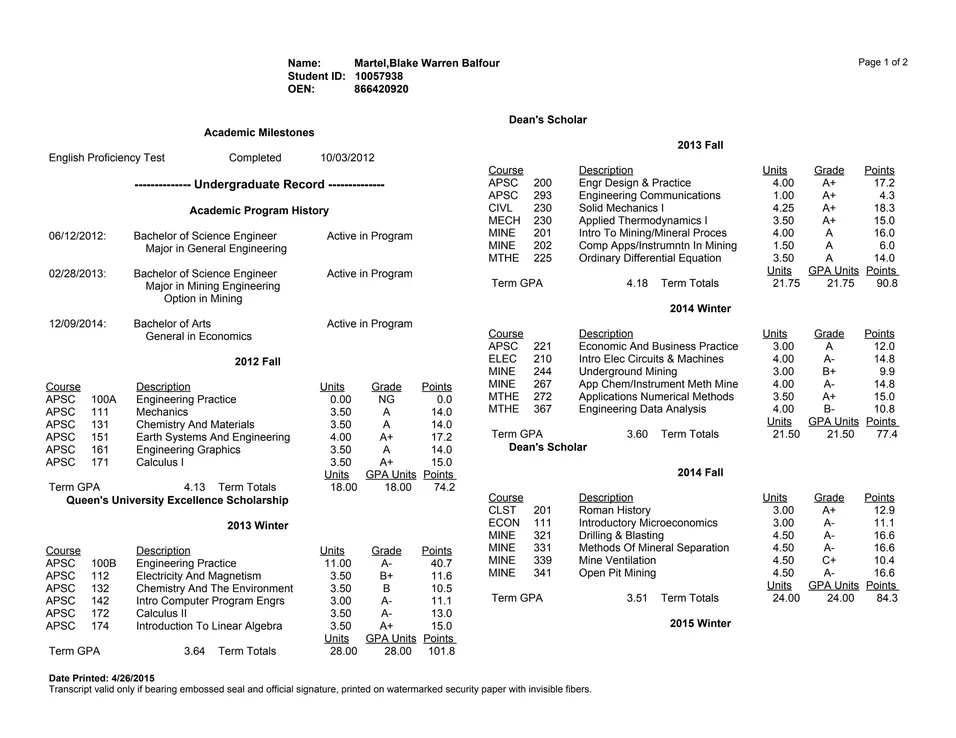
#> input picture Dashboard/Transcript_Processor/assets/2015-queens-university-transcript-1-2048.webp, 956 x 738 px, shrunk from 2048 x 1582 before the run, found by its file name
$ python preprocess_image.py
#> lines starting #> are read from the running program, lines starting #| are printed output that depends on the picture; after the words box and inside, x2 and y2 are one past the last pixel; in counts of white or black regions, pixels touching at a corner belong together
import cv2
import numpy as np

class PreprocessImg():
    def __init__(self, img_path):
        image = cv2.imread(img_path)
#> image is the input picture: shape (738, 956, 3); mean B, G, R 242.1, 242.1, 242.1

        # deskewed_image = self.deskew(image)
        gray = self.get_grayscale(image)
        thresh = self.thresholding(gray)
        cv2.imshow('thresh',thresh)
        cv2.waitKey(0)
        opening = self.opening(gray)
        cv2.imshow('opening',opening)
        cv2.waitKey(0)
        canny = self.canny(gray)
        cv2.imshow('canny',canny)
        cv2.waitKey(0)
        # and finally destroy/close all open windows
        cv2.destroyAllWindows()

    # get grayscale image
    def get_grayscale(self,image):
        return cv2.cvtColor(image, cv2.COLOR_BGR2GRAY)

    # noise removal
    def remove_noise(self,image):
        return cv2.medianBlur(image,5)

    #thresholding
    def thresholding(self,image):
        return cv2.threshold(image, 0, 255, cv2.THRESH_BINARY + cv2.THRESH_OTSU)[1]
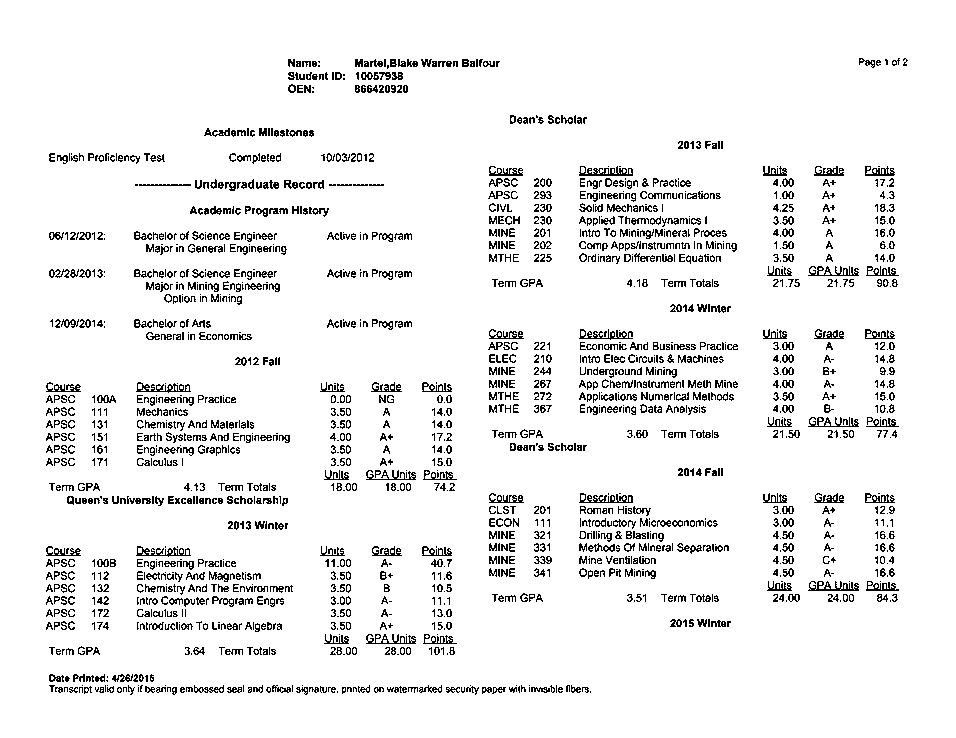
#> returned value: shape (738, 956); 93.3% white; black in thin lines or dots, all inside (x1, y1, x2, y2) = (46, 58, 908, 695)

    #dilation
    def dilate(self,image):
        kernel = np.ones((5,5),np.uint8)
        return cv2.dilate(image, kernel, iterations = 1)

    #erosion
    def erode(self,image):
        kernel = np.ones((5,5),np.uint8)
        return cv2.erode(image, kernel, iterations = 1)

    #opening - erosion followed by dilation
    def opening(self,image):
        kernel = np.ones((5,5),np.uint8)
        return cv2.morphologyEx(image, cv2.MORPH_OPEN, kernel)
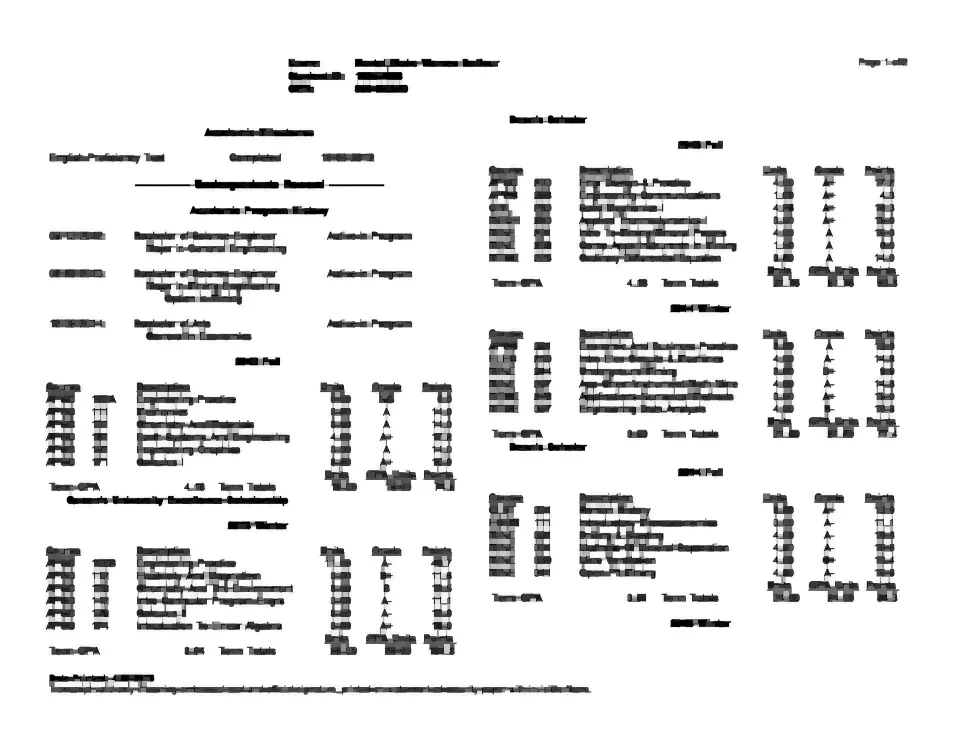
#> returned value: shape (738, 956); min 0, max 255, mean 229.6

    #canny edge detection
    def canny(self,image):
        return cv2.Canny(image, 100, 200)
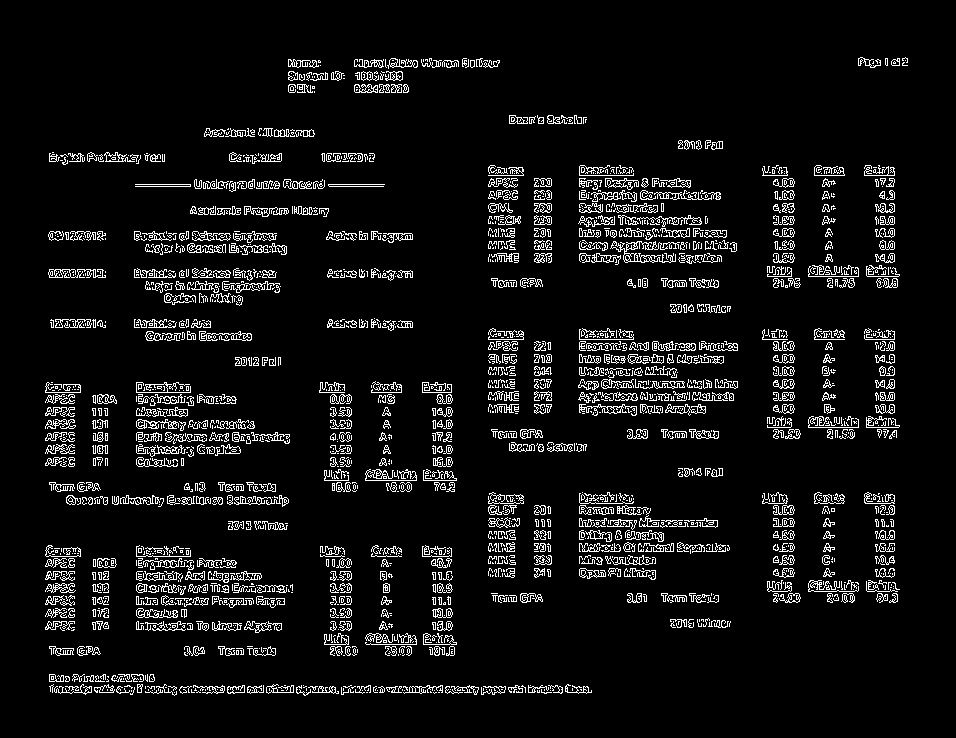
#> returned value: shape (738, 956); 7.1% white in thin lines or dots, all inside (x1, y1, x2, y2) = (45, 57, 908, 696)

    #skew correction
    # [12 lines left out: function deskew, not called in this run]

if __name__ == "__main__":
    image_path = r'\Users\Declan Bracken\Pictures\Saved Pictures\2015-queens-university-transcript-1-2048.webp'
    PreprocessImg(image_path)

$ run again, with Dashboard/Transcript_Processor/assets/transcript-1-2-2048.webp copied over Dashboard/Transcript_Processor/assets/2015-queens-university-transcript-1-2048.webp
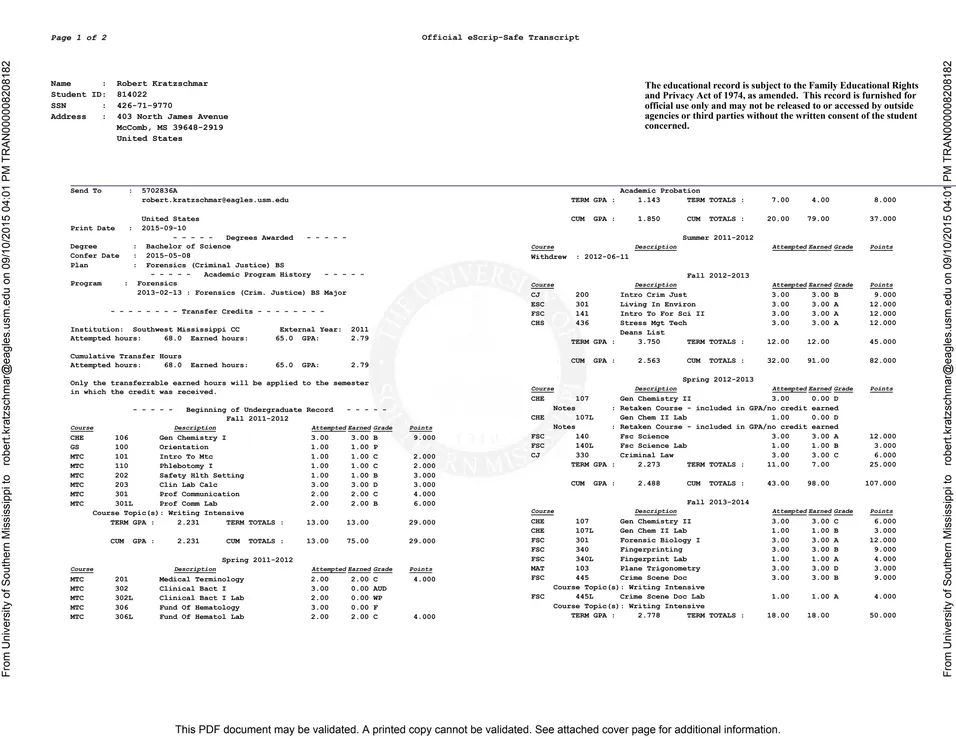
#> input picture Dashboard/Transcript_Processor/assets/transcript-1-2-2048.webp, 956 x 738 px, shrunk from 2048 x 1582 before the run, found by its file name
#> in __init__, image is the input picture: shape (738, 956, 3); mean B, G, R 244.3, 244.2, 244.3
#> in thresholding, `return cv2.threshold(image, 0, 255, cv2.THRESH_BINARY + cv2.THRESH_OTS..`:
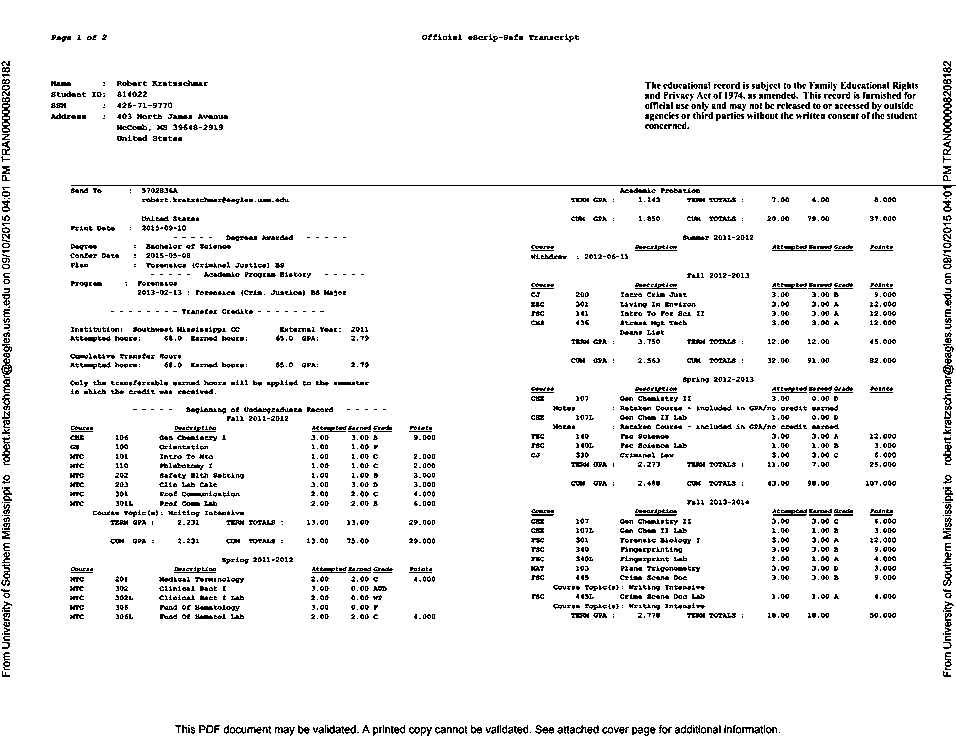
#> returned value: shape (738, 956); 93.9% white; black in thin lines or dots
#> in canny, `return cv2.Canny(image, 100, 200)`:
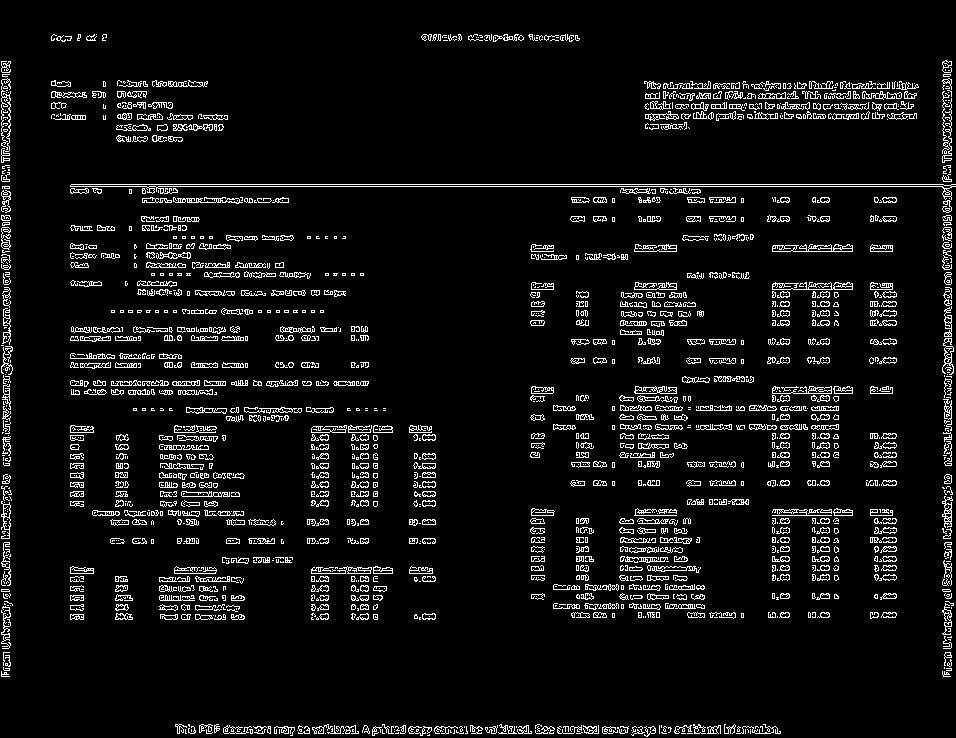
#> returned value: shape (738, 956); 6.6% white in thin lines or dots

$ run again, with Dashboard/Transcript_Processor/assets/unofficial-undergraduate-transcript-1-2048.webp copied over Dashboard/Transcript_Processor/assets/2015-queens-university-transcript-1-2048.webp
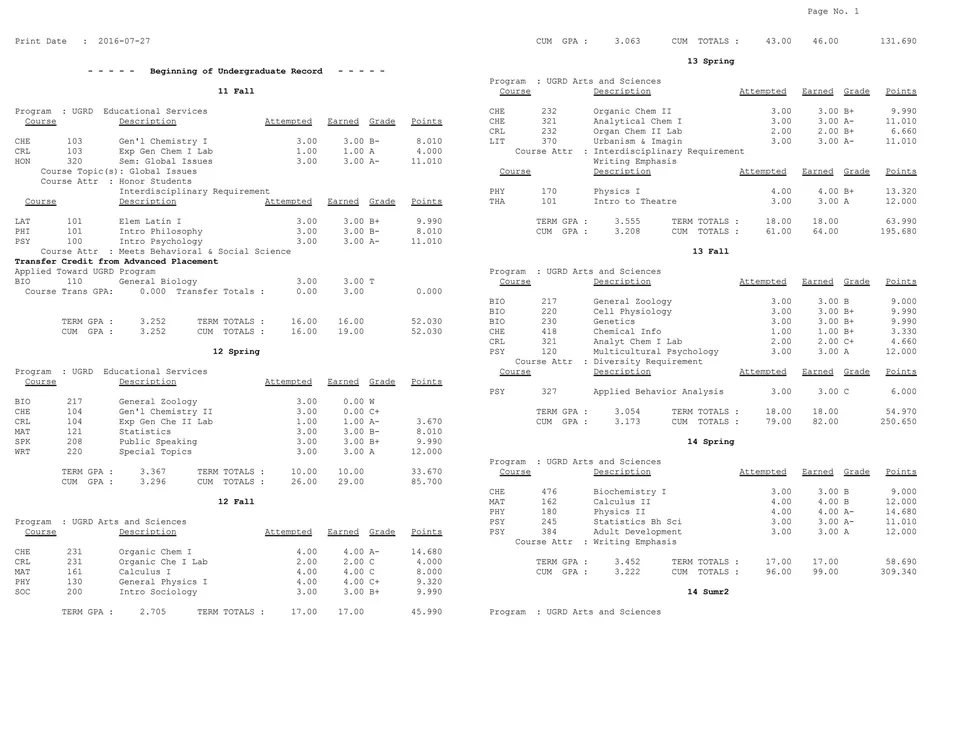
#> input picture Dashboard/Transcript_Processor/assets/unofficial-undergraduate-transcript-1-2048.webp, 956 x 738 px, shrunk from 2048 x 1582 before the run, found by its file name
#> in __init__, image is the input picture: shape (738, 956, 3); mean B, G, R 248.1, 248.1, 248.1
#> in thresholding, `return cv2.threshold(image, 0, 255, cv2.THRESH_BINARY + cv2.THRESH_OTS..`:
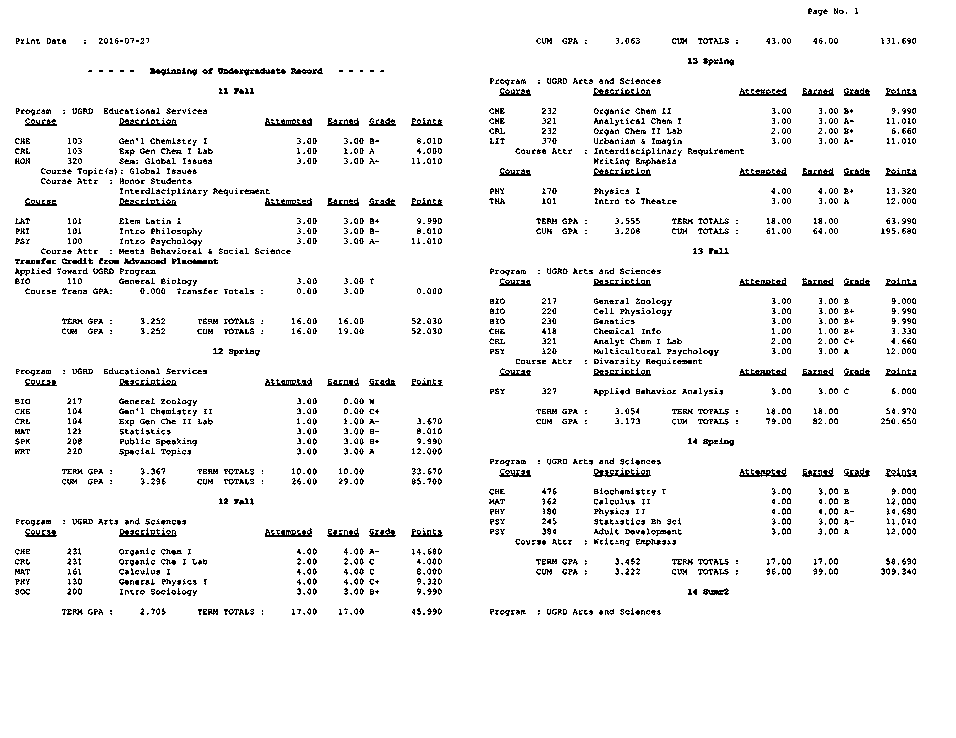
#> returned value: shape (738, 956); 94.4% white; black in thin lines or dots, all inside (x1, y1, x2, y2) = (15, 8, 917, 616)
#> in canny, `return cv2.Canny(image, 100, 200)`:
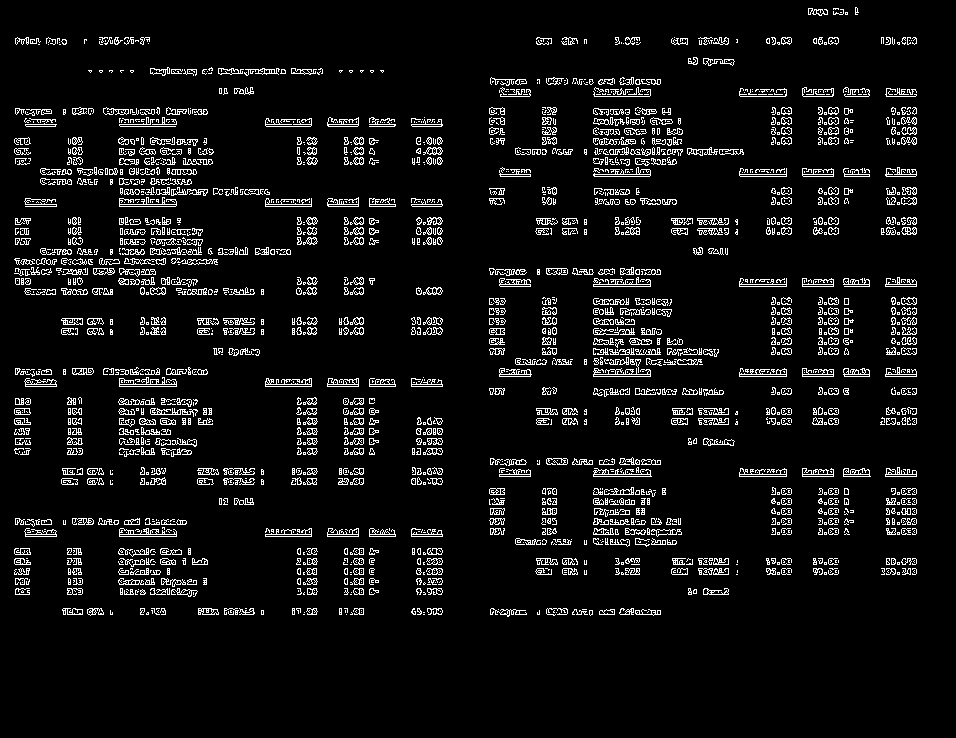
#> returned value: shape (738, 956); 6.9% white in thin lines or dots, all inside (x1, y1, x2, y2) = (14, 7, 917, 617)

$ run again, with Dashboard/Transcript_Processor/assets/row_clustering_img_ex.png saved as Dashboard/Transcript_Processor/assets/2015-queens-university-transcript-1-2048.webp
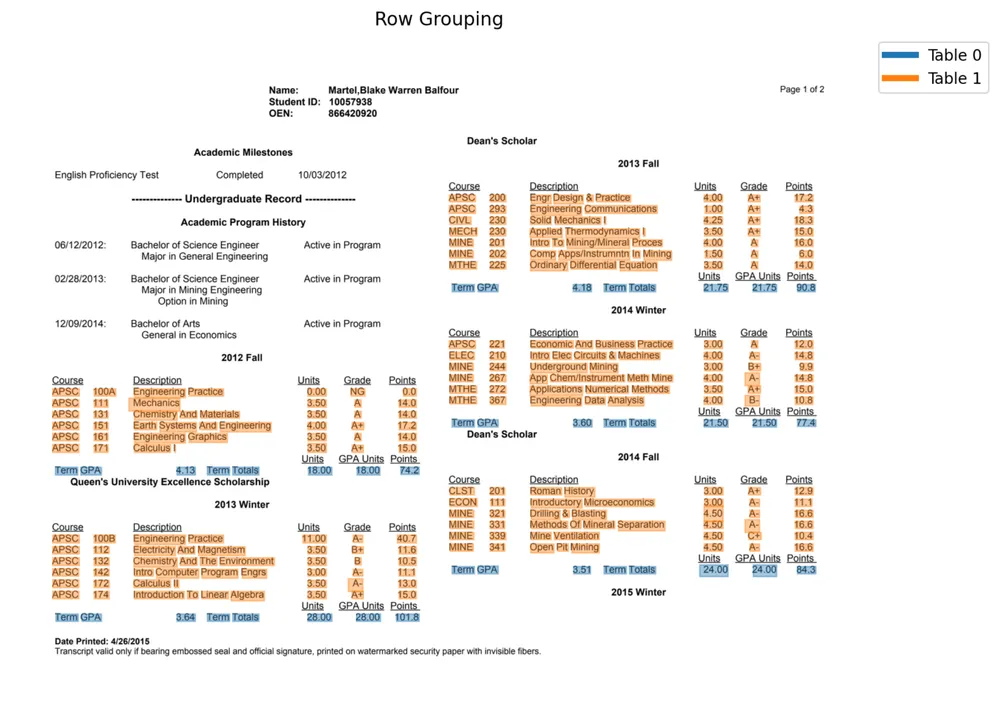
#> input picture Dashboard/Transcript_Processor/assets/row_clustering_img_ex.png, 999 x 706 px, shrunk from 1460 x 1032 before the run, found by its file name
#> in __init__, image is the input picture: shape (706, 999, 3); mean B, G, R 237.6, 241.5, 245.3
#> in thresholding, `return cv2.threshold(image, 0, 255, cv2.THRESH_BINARY + cv2.THRESH_OTS..`:
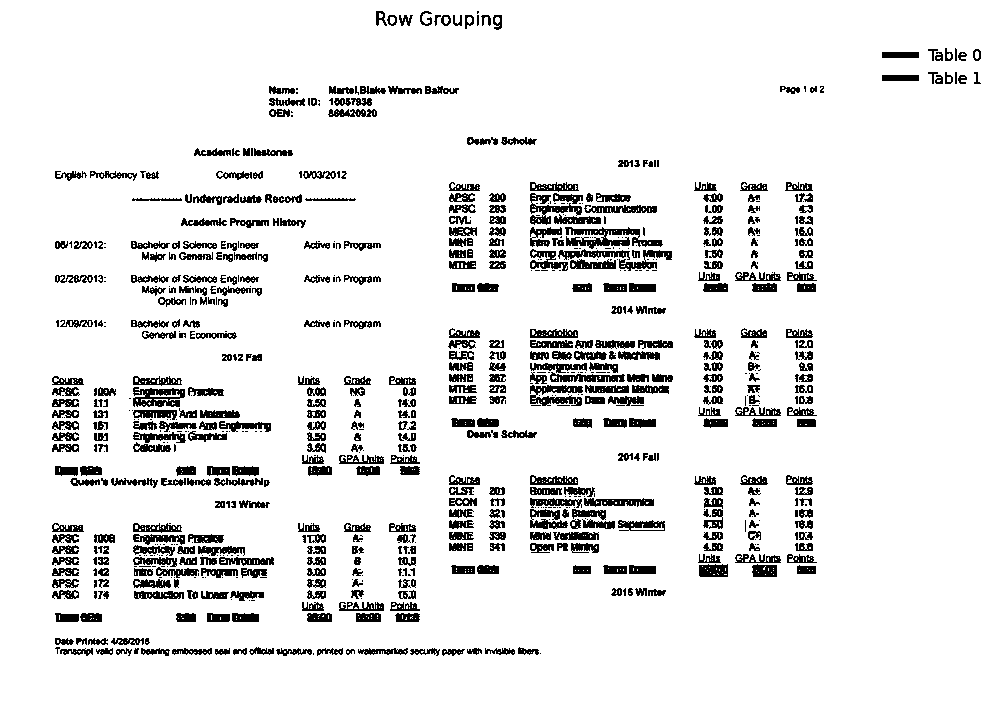
#> returned value: shape (706, 999); 90.6% white; 826 black regions (302 under 20 px), largest, box (x1, y1, x2, y2) and area: (565, 227, 663, 249) 996, (530, 385, 583, 406) 671, (133, 387, 185, 407) 662
#> in canny, `return cv2.Canny(image, 100, 200)`:
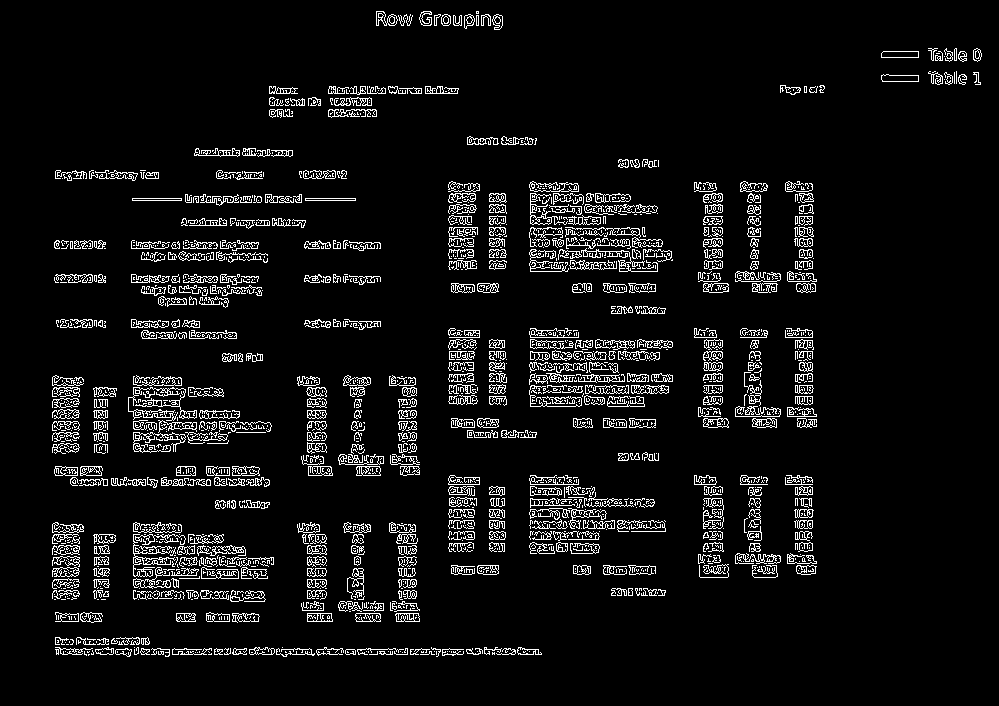
#> returned value: shape (706, 999); 6.7% white in thin lines or dots, all inside (x1, y1, x2, y2) = (52, 11, 982, 657)
